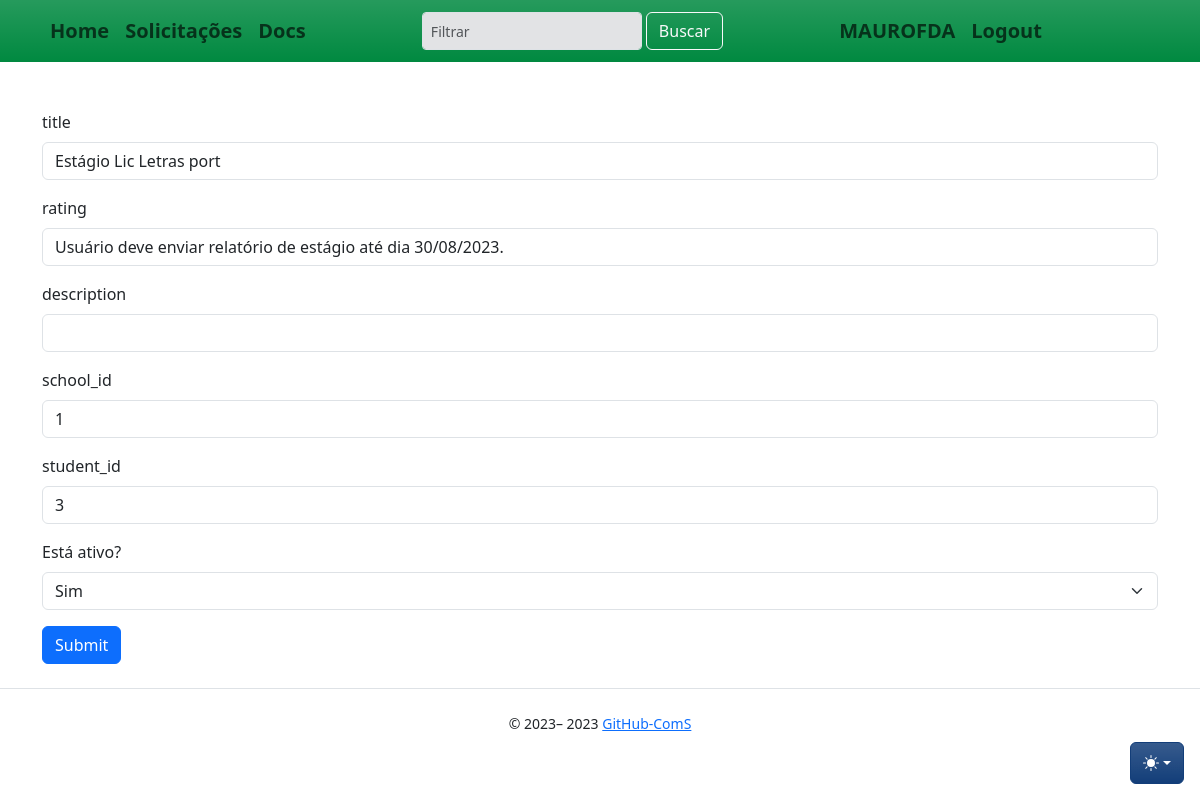
Page /linkages/1/edit (signed in) on the earlier database version.
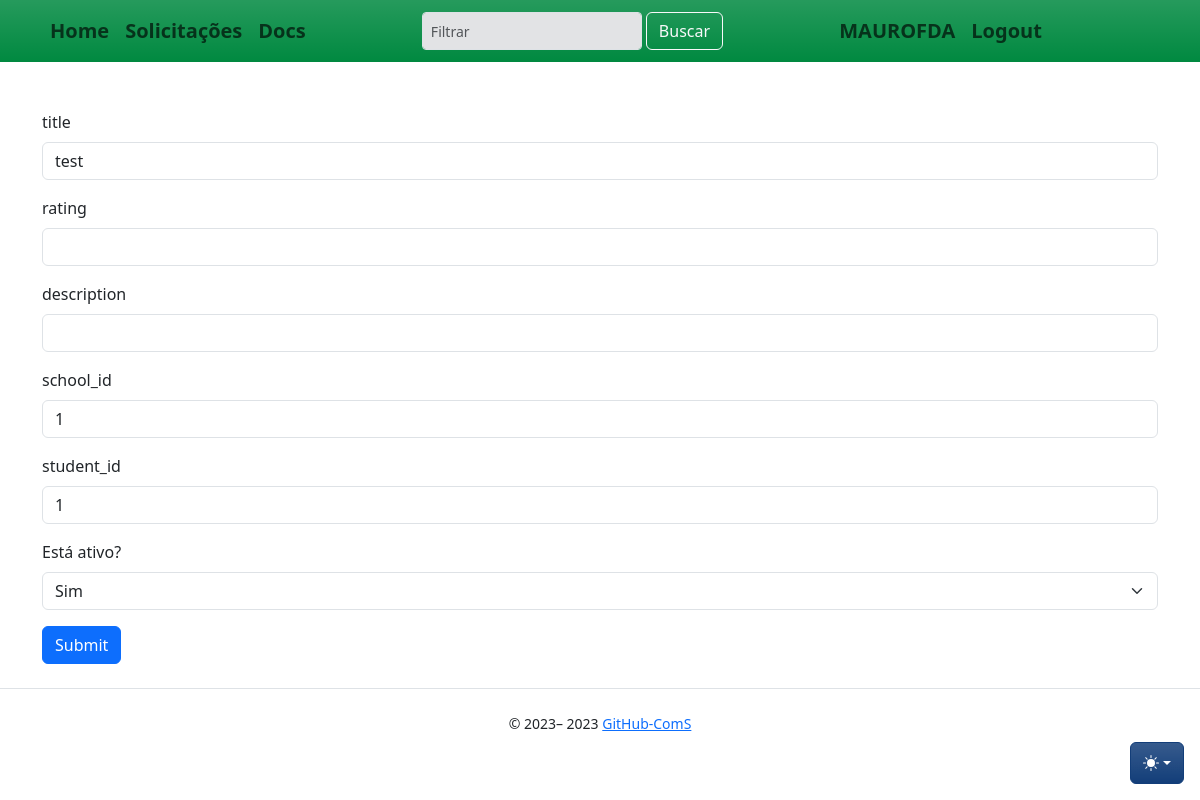
Same page on the later database version.
### app/models/linkage.py (models this page shows, shortened)
class Linkage(db.Model):
    __tablename__ = "linkage"
    id = db.Column(db.Integer, primary_key=True)
    title = db.Column(db.String)
    rating = db.Column(db.String(6))
    comments = db.Column(db.String)
    active = db.Column(db.Integer)
    student_id = db.Column(db.Integer, db.ForeignKey("user.id"), nullable=False)
    student = db.relationship("User", backref="linkage", foreign_keys=[student_id], lazy=True)
    school_id = db.Column(db.Integer, db.ForeignKey("school.id"), nullable=False)
    school = db.relationship("School", backref="linkage", foreign_keys=[school_id])
    start_date = db.Column(db.DateTime)
    end_date = db.Column(db.DateTime)
    created_at = db.Column(db.DateTime, nullable=False, default=func.now())
    updated_at = db.Column(
        db.DateTime, nullable=False, default=func.now(), onupdate=func.now()
    )

### app/controllers/linkages_controllers.py (the view)
@bp.route("/<int:id>/edit", methods=["GET"])
def edit(id):
    linkage = db.get_or_404(Linkage, id)
    userform = EditForm(formdata=request.form, obj=linkage)
    return render_template(_j.edit, form=userform, **properties)

### app/controllers/linkages_controllers.py
class EditForm(FlaskForm):
    title = StringField("title", validators=[InputRequired()])
    rating = StringField("rating")
    description = StringField("description")
    school_id = StringField("school_id", validators=[InputRequired()])
    student_id = StringField("student_id", validators=[InputRequired()])
    active = SelectField("Está ativo?", choices=[(1, 'Sim'), (0, 'Não')])
    submit = SubmitField("Submit")

### app/auth/loaders.py (called while the page is built)
@login_manager.user_loader
def load_user(user_id):
    return User.query.get(int(user_id))

### app/templates/linkages/edit.jinja2 (shortened to what this page needs)
{% extends 'base.jinja2' %}
{% from 'bootstrap5/form.html' import render_form %}
{% block content %}
{{ render_form(form) }}
{% endblock %}

Differences in the rows shown:
changed Linkage "Sim": title "Estágio Lic Letras port" → "test"; rating "Usuário deve enviar relatório de estágio até dia 30/08/2023." → (not shown); student_id "3" → "1"
